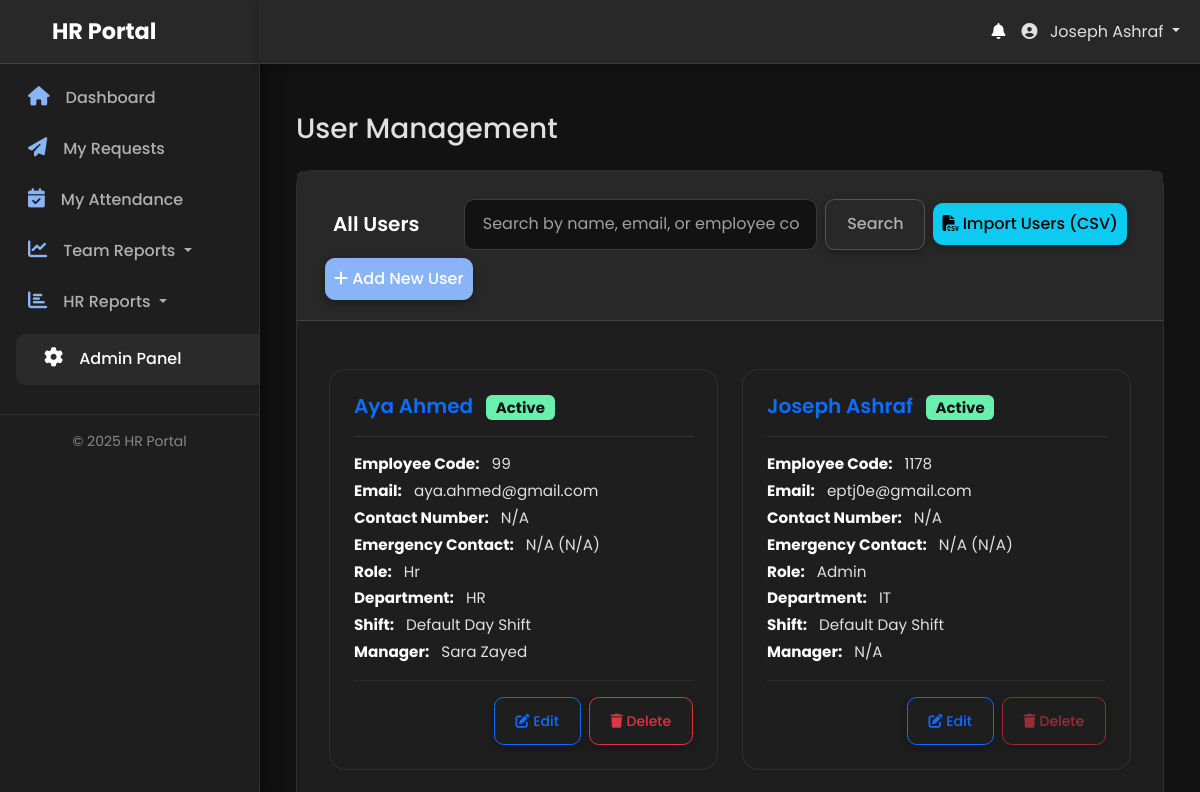
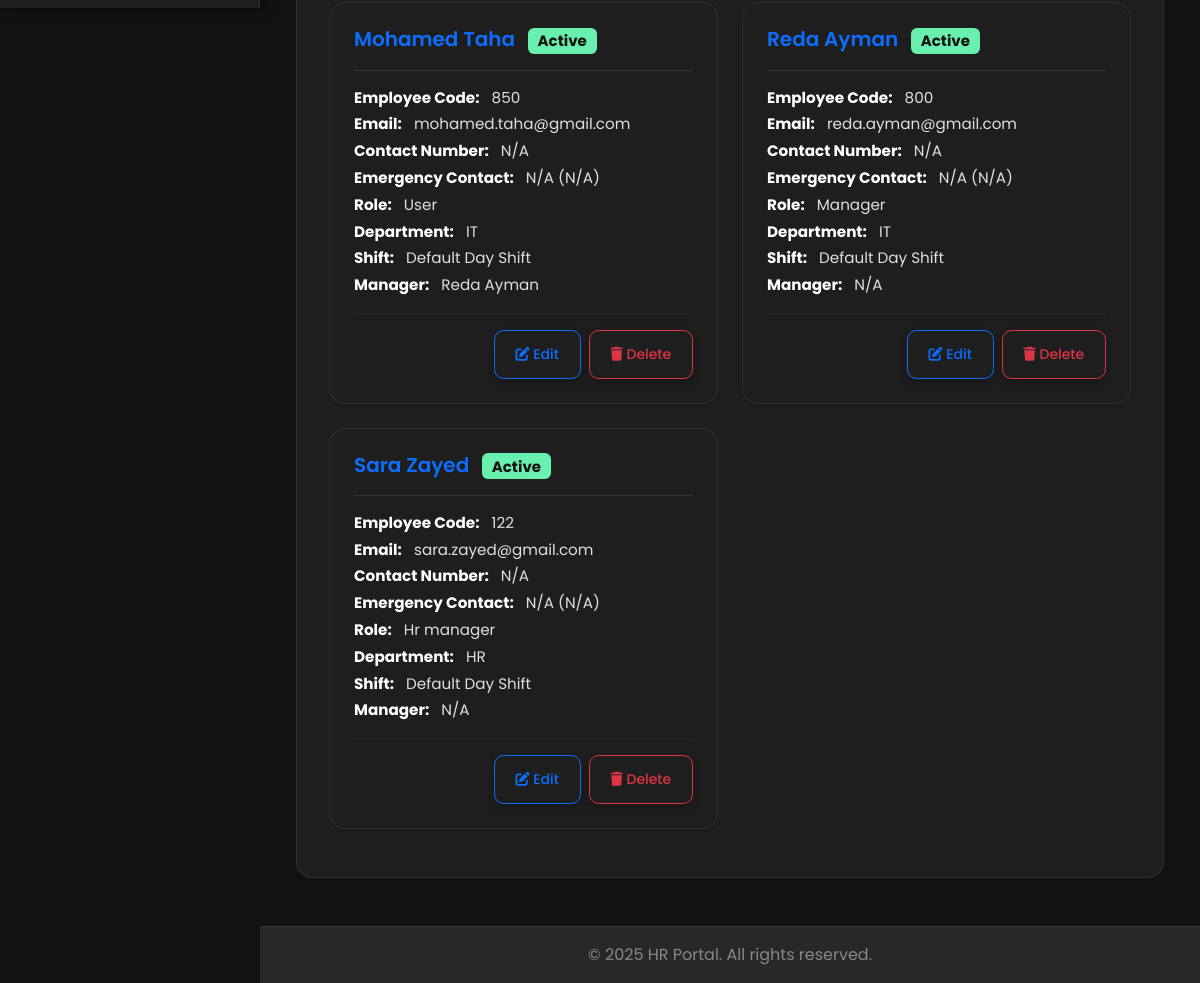
Screenshot of /admin/users.php (signed in) with the database file from the repository (2 pictures, top to bottom).
### tables this page shows
CREATE TABLE `users` (
  `id` int(11) NOT NULL,
  `employee_code` varchar(50) DEFAULT NULL,
  `full_name` varchar(255) NOT NULL,
  `email` varchar(255) NOT NULL,
  `password` varchar(255) NOT NULL,
  `contact_number` varchar(20) DEFAULT NULL,
  `emergency_contact_name` varchar(255) DEFAULT NULL,
  `emergency_contact_number` varchar(20) DEFAULT NULL,
  `role` enum('user','manager','hr','hr_manager','admin') NOT NULL DEFAULT 'user',
  `shift_id` int(11) DEFAULT NULL,
  `department_id` int(11) DEFAULT NULL,
  `direct_manager_id` int(11) DEFAULT NULL,
  `is_active` tinyint(1) NOT NULL DEFAULT 1,
  `must_change_password` tinyint(1) NOT NULL DEFAULT 0,
  `last_login_at` datetime DEFAULT NULL,
  `created_at` timestamp NOT NULL DEFAULT current_timestamp(),
  `updated_at` timestamp NOT NULL DEFAULT current_timestamp() ON UPDATE current_timestamp()
);

CREATE TABLE `departments` (
  `id` int(11) NOT NULL,
  `name` varchar(255) NOT NULL,
  `description` text DEFAULT NULL
);

CREATE TABLE `shifts` (
  `id` int(11) NOT NULL,
  `shift_name` varchar(100) NOT NULL,
  `start_time` time NOT NULL,
  `end_time` time NOT NULL,
  `break_start_time` time DEFAULT NULL,
  `break_end_time` time DEFAULT NULL,
  `grace_in_minutes` int(11) NOT NULL DEFAULT 0,
  `grace_out_minutes` int(11) NOT NULL DEFAULT 0,
  `is_night_shift` tinyint(1) NOT NULL DEFAULT 0,
  `created_at` timestamp NOT NULL DEFAULT current_timestamp(),
  `updated_at` timestamp NOT NULL DEFAULT current_timestamp() ON UPDATE current_timestamp()
);

### admin/users.php (the view, shortened to what this page needs)
<?php
require_once __DIR__ . '/../app/bootstrap.php';
$users = [];
try {
    $sql = "
        SELECT u.*, d.name as department_name, s.shift_name, m.full_name as manager_name,
               u.contact_number, u.emergency_contact_name, u.emergency_contact_number
        FROM users u
        LEFT JOIN departments d ON u.department_id = d.id
        LEFT JOIN shifts s ON u.shift_id = s.id
        LEFT JOIN users m ON u.direct_manager_id = m.id
    ";
    $params = [];
    $sql .= " ORDER BY u.full_name ASC";
    $stmt = $pdo->prepare($sql);
    $stmt->execute($params);
    $users = $stmt->fetchAll(PDO::FETCH_ASSOC);
} catch (PDOException $e) {
    $error_message = "Database error: " . $e->getMessage();
}
include __DIR__ . '/../app/templates/header.php';
?>
<div class="container-fluid mt-4">
    <h1 class="h3 mb-4">User Management</h1>
    <div class="card shadow-sm mb-4">
        <div class="card-header d-flex justify-content-between align-items-center flex-wrap">
            <h2 class="h5 mb-0 me-auto p-2">All Users</h2>
            <form method="get" class="d-flex p-2 flex-grow-1 flex-md-grow-0 mb-2 mb-md-0">
                <input type="text" name="search" class="form-control me-2" placeholder="Search by name, email, or employee code..." value="<?= htmlspecialchars($_GET['search'] ?? '') ?>">
                <button type="submit" class="btn btn-outline-secondary">Search</button>
            </form>
            <a href="import_users_csv.php" class="btn btn-info p-2 me-2">
                <i class="fas fa-file-csv"></i> Import Users (CSV)
            </a>
            <button type="button" class="btn btn-primary p-2" data-bs-toggle="modal" data-bs-target="#userModal">
                <i class="fas fa-plus"></i> Add New User
            </button>
        </div>
        <div class="card-body">
            <div class="user-cards-container">
                <?php foreach ($users as $user): ?>
                    <div class="user-card card shadow-sm">
                        <div class="card-body">
                            <div class="user-card-header d-flex justify-content-between align-items-center mb-3">
                                <h5 class="mb-0 text-primary">
                                    <?= htmlspecialchars($user['full_name']) ?>
                                    <span class="badge <?= $user['is_active'] ? 'bg-success' : 'bg-secondary' ?> ms-2">
                                        <?= $user['is_active'] ? 'Active' : 'Inactive' ?>
                                    </span>
                                </h5>
                            </div>
                            <div class="user-card-details">
                                <p class="mb-1"><strong>Employee Code:</strong> <?= htmlspecialchars($user['employee_code'] ?? 'N/A') ?></p>
                                <p class="mb-1"><strong>Email:</strong> <?= htmlspecialchars($user['email']) ?></p>
                                <p class="mb-1"><strong>Contact Number:</strong> <?= htmlspecialchars($user['contact_number'] ?? 'N/A') ?></p>
                                <p class="mb-1"><strong>Emergency Contact:</strong> <?= htmlspecialchars($user['emergency_contact_name'] ?? 'N/A') ?> (<?= htmlspecialchars($user['emergency_contact_number'] ?? 'N/A') ?>)</p>
                                <p class="mb-1"><strong>Role:</strong> <?= htmlspecialchars(ucfirst(str_replace('_', ' ', $user['role']))) ?></p>
                                <p class="mb-1"><strong>Department:</strong> <?= htmlspecialchars($user['department_name'] ?? 'N/A') ?></p>
                                <p class="mb-1"><strong>Shift:</strong> <?= htmlspecialchars($user['shift_name'] ?? 'N/A') ?></p>
                                <p class="mb-3"><strong>Manager:</strong> <?= htmlspecialchars($user['manager_name'] ?? 'N/A') ?></p>
                            </div>
                            <div class="user-card-actions d-flex justify-content-end gap-2">
                                <button class="btn btn-sm btn-outline-primary edit-user-btn" data-user='<?= htmlspecialchars(json_encode($user), ENT_QUOTES, 'UTF-8') ?>'>
                                    <i class="fas fa-edit"></i> Edit
                                </button>
                                <form method="post" onsubmit="return confirm('Are you sure you want to delete this user?');" class="d-inline">
                                    <button type="submit" class="btn btn-sm btn-outline-danger" <?= ($user['id'] === 1 || $user['id'] === $_SESSION['user_id']) ? 'disabled' : '' ?>>
                                        <i class="fas fa-trash"></i> Delete
                                    </button>
                                </form>
                            </div>
                        </div>
                    </div>
                <?php endforeach; ?>
            </div>
        </div>
    </div>
</div>
<?php include __DIR__ . '/../app/templates/footer.php'; ?>

### css/style.css (style rules this page uses)
* { box-sizing: border-box; }
html, body { height: 100%; margin: 0; padding: 0; overflow-x: hidden; background-color: #121212; color: #e0e0e0; font-family: 'Poppins', sans-serif; background-image: radial-gradient(circle at top left, rgba(138, 180, 248, 0.05) 0%, transparent 30%), radial-gradient(circle at bottom right, rgba(105, 240, 174, 0.05) 0%, transparent 30%); background-size: 100% 100%; background-repeat: no-repeat; }
a { color: #8ab4f8; text-decoration: none; transition: color 0.3s ease, transform 0.1s ease-out; }
.card { border: 1px solid rgba(255, 255, 255, 0.08); border-radius: 1rem; background-color: #1e1e1e; box-shadow: 0 10px 30px rgba(0, 0, 0, 0.5); transition: transform 0.2s ease-out, box-shadow 0.2s ease-out; position: relative; z-index: 1; }
.card-header { background-color: #282828; border-bottom: 1px solid rgba(255, 255, 255, 0.12); color: #ffffff; font-weight: 600; padding: 1.25rem 1.75rem; border-top-left-radius: 1rem; border-top-right-radius: 1rem; }
.card-header h2, .card-header h5 { color: #ffffff; font-weight: 600; white-space: normal; word-break: break-word; }
.card-body { padding: 2rem; }
.card-body h2, .card-body h5 { color: #ffffff; }
.form-control, .form-select { border-radius: 0.6rem; border: 1px solid #3a3a3a; background-color: #121212; color: #e0e0e0; padding: 0.8rem 1.1rem; transition: border-color 0.2s ease, box-shadow 0.2s ease; }
.form-control::placeholder { color: #a0a0a0; opacity: 1; }
.btn { border-radius: 0.6rem; font-weight: 500; padding: 0.8rem 1.3rem; transition: all 0.3s ease-in-out, box-shadow 0.2s ease-out; box-shadow: 0 3px 8px rgba(0, 0, 0, 0.3); cursor: pointer; }
.btn-primary { background-color: #8ab4f8; border-color: #8ab4f8; color: #ffffff; }
.btn-outline-secondary { border-color: #555555; color: #b0b0b0; }
.badge.bg-success { background-color: #69f0ae !important; color: #121212 !important; }
.user-cards-container { display: flex; flex-wrap: wrap; gap: 1.5rem; justify-content: flex-start; padding: 1rem 0; }
.user-card { flex: 1 1 calc(33.333% - 1rem); min-width: 300px; max-width: calc(50% - 0.75rem); background-color: #1e1e1e; border: 1px solid rgba(255, 255, 255, 0.08); border-radius: 1rem; box-shadow: 0 5px 15px rgba(0, 0, 0, 0.4); transition: transform 0.2s ease-out, box-shadow 0.2s ease-out; display: flex; flex-direction: column; }
.user-card .card-body { padding: 1.5rem; display: flex; flex-direction: column; flex-grow: 1; }
.user-card-header { border-bottom: 1px solid rgba(255, 255, 255, 0.1); padding-bottom: 1rem; margin-bottom: 1rem; }
.user-card-header h5 { color: #8ab4f8; font-weight: 600; white-space: normal; word-break: break-word; }
.user-card-details p { font-size: 0.95rem; color: #e0e0e0; margin-bottom: 0.5rem; }
.user-card-details strong { color: #ffffff; margin-right: 0.5rem; }
.user-card-actions { margin-top: auto; padding-top: 1rem; border-top: 1px solid rgba(255, 255, 255, 0.06); }
@media (max-width: 1200px) { .user-card { flex: 1 1 calc(50% - 0.75rem); } }

### rows the page displays
users: full_name "Aya Ahmed", is_active "Active", employee_code "99", email "aya.ahmed@gmail.com", contact_number "N/A", emergency_contact_name "N/A", emergency_contact_number "N/A", role "Hr", department.name "HR", shift.shift_name "Default Day Shift", direct_manager.full_name "Sara Zayed"
users: full_name "Joseph Ashraf", is_active "Active", employee_code "1178", email "eptj0e@gmail.com", contact_number "N/A", emergency_contact_name "N/A", emergency_contact_number "N/A", role "Admin", department.name "IT", shift.shift_name "Default Day Shift", manager_name "N/A"
users: full_name "Mohamed Taha", is_active "Active", employee_code "850", email "mohamed.taha@gmail.com", contact_number "N/A", emergency_contact_name "N/A", emergency_contact_number "N/A", role "User", department.name "IT", shift.shift_name "Default Day Shift", direct_manager.full_name "Reda Ayman"
users: full_name "Reda Ayman", is_active "Active", employee_code "800", email "reda.ayman@gmail.com", contact_number "N/A", emergency_contact_name "N/A", emergency_contact_number "N/A", role "Manager", department.name "IT", shift.shift_name "Default Day Shift", manager_name "N/A"
users: full_name "Sara Zayed", is_active "Active", employee_code "122", email "sara.zayed@gmail.com", contact_number "N/A", emergency_contact_name "N/A", emergency_contact_number "N/A", role "Hr manager", department.name "HR", shift.shift_name "Default Day Shift", manager_name "N/A"

### other values shown
SITE_NAME "HR Portal"
$_SESSION['full_name'] "Joseph Ashraf"
